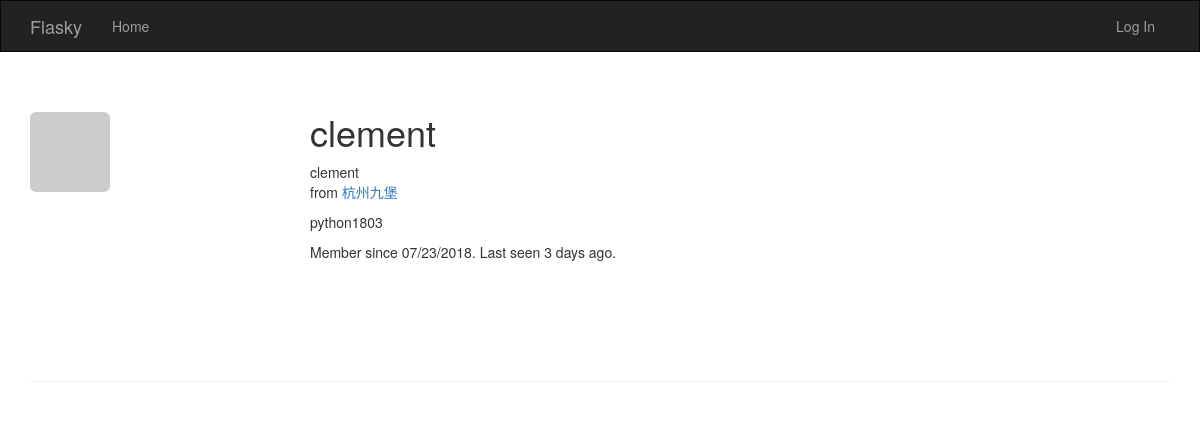
/user/clement, run on an earlier commit of the app's database.
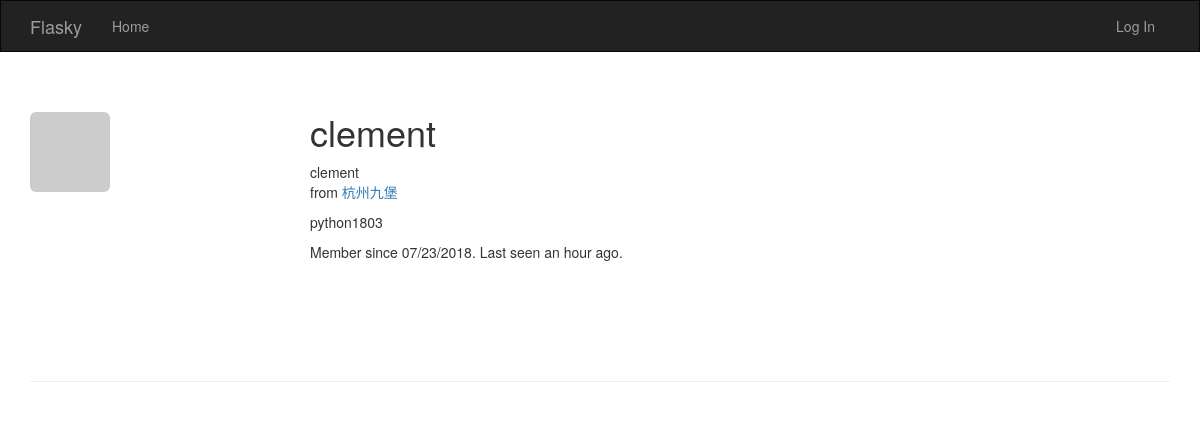
And on a later commit of the database.
### app/models.py (models this page shows, shortened)
class User(UserMixin, db.Model):
    __tablename__ = 'users'
    id = db.Column(db.Integer, primary_key=True)
    email = db.Column(db.String(64), unique=True, index=True)
    username = db.Column(db.String(64), unique=True, index=True)
    role_id = db.Column(db.Integer, db.ForeignKey('roles.id'))
    password_hash = db.Column(db.String(128))
    confirmed = db.Column(db.Boolean, default=False)
    name = db.Column(db.String(64))
    location = db.Column(db.String(64))
    about_me = db.Column(db.Text())
    member_since = db.Column(db.DateTime(), default=datetime.utcnow)
    last_seen = db.Column(db.DateTime(), default=datetime.utcnow)
    avatar_hash = db.Column(db.String(32))
    posts = db.relationship('Post', backref='author', lazy='dynamic')
    @property
    def password(self):
        raise AttributeError('password is not a readable attribute')
    def gravatar_hash(self):
        return hashlib.md5(self.email.lower().encode('utf-8')).hexdigest()
    def gravatar(self, size=100, default='identicon', rating='g'):
        url = 'https://secure.gravatar.com/avatar'
        hash = self.avatar_hash or self.gravatar_hash()
        return '{url}/{hash}?s={size}&d={default}&r={rating}'.format(
            url=url, hash=hash, size=size, default=default, rating=rating)

### app/main/views.py (the view)
@main.route('/user/<username>')
def user(username):
    user = User.query.filter_by(username=username).first_or_404()
    return render_template('user.html', user=user)

### app/auth/views.py (called while the page is built)
@auth.before_app_request
def before_request():
    if current_user.is_authenticated:
        current_user.ping()
        if not current_user.confirmed \
                and request.endpoint \
                and request.blueprint != 'auth' \
                and request.endpoint != 'static':
            return redirect(url_for('auth.unconfirmed'))

### app/main/__init__.py (called while the page is built)
@main.app_context_processor
def inject_permissions():
    return dict(Permission=Permission)

### app/models.py (called while the page is built)
    def is_administrator(self):
        return False

### app/templates/user.html (shortened to what this page needs)
{% extends "base.html" %}
{% block page_content %}
<div class="page-header">
    <img class="img-rounded profile-thumbnail" src="{{ user.gravatar(size=256) }}">
    <div class="profile-header">
        <h1>{{ user.username }}</h1>
        {% if user.name or user.location %}
        <p>
            {% if user.name %}{{ user.name }}<br>{% endif %}
            {% if user.location %}
                from <a href="http://maps.google.com/?q={{ user.location }}">{{ user.location }}</a><br>
            {% endif %}
        </p>
        {% endif %}
        {% if user.about_me %}<p>{{ user.about_me }}</p>{% endif %}
        <p>Member since {{ moment(user.member_since).format('L') }}. Last seen {{ moment(user.last_seen).fromNow() }}.</p>
    </div>
</div>
{% endblock %}

What changed in the data, as far as the page shows it:
changed User "clement": last_seen "3 days ago" → "an hour ago"
